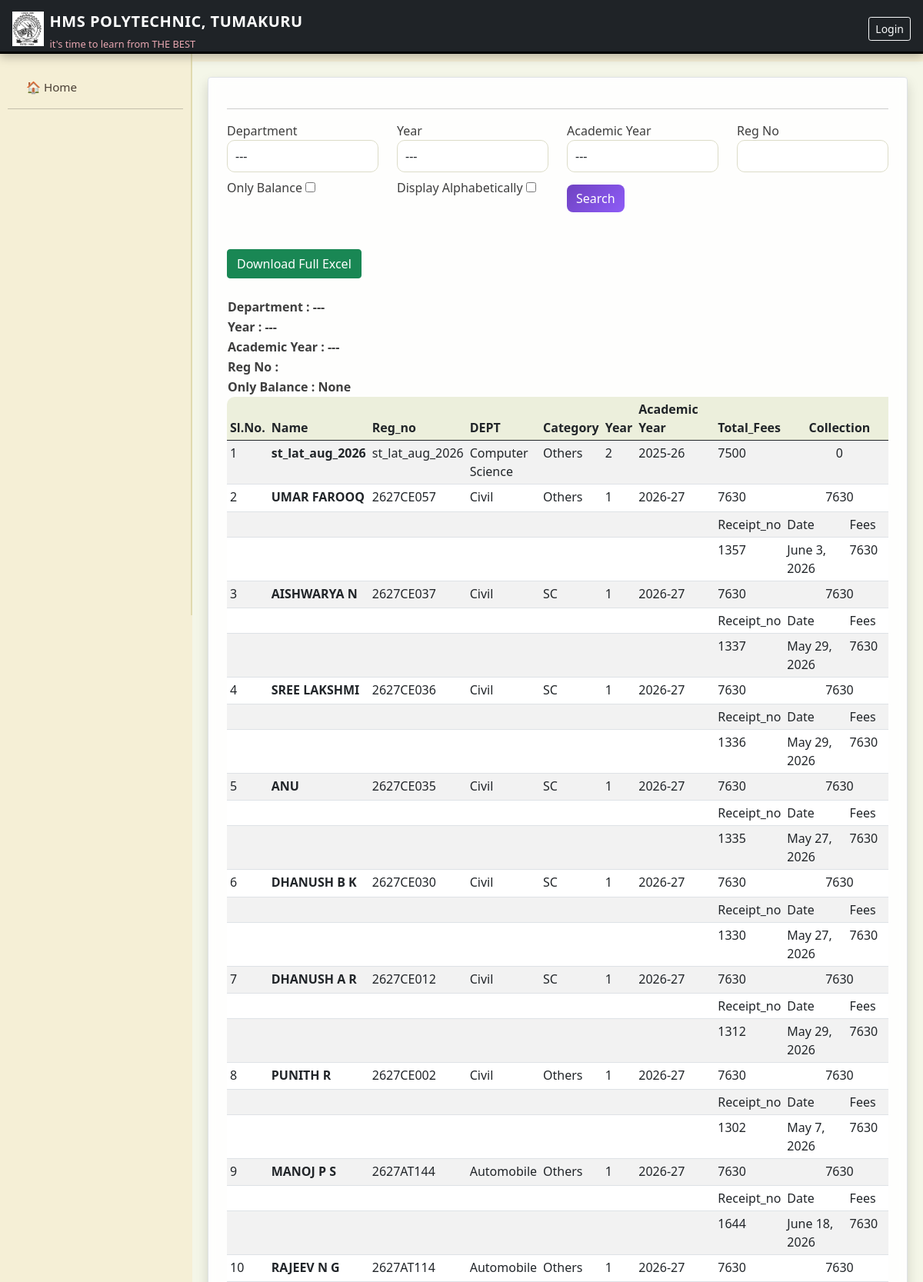
/fees_updation (upper part), run on the app's committed database.
### accounts/models.py (models this page shows, shortened)
class Fees_Details(models.Model):
    student=models.ForeignKey(Student,on_delete=models.CASCADE)
    year=models.IntegerField(default=1,choices=year_choices)
    academic_year=models.ForeignKey(Academic_Year,on_delete=models.CASCADE)
    total_fees=models.IntegerField(default=0)
    collection=models.IntegerField(default=0)
    balance=models.IntegerField(default=0)
    repeater=models.BooleanField(default= False)
    is_detained=models.BooleanField(default= False)

class Student(models.Model):
    roll_no=models.CharField(max_length=15,primary_key=True)
    roll_no2=models.CharField(max_length=15,unique=True,null=True)
    admission_year=models.IntegerField(default=2023)
    name=models.CharField(max_length=30)
    gender=models.CharField(max_length=2,default="M",choices=(('M','M'),('F','F')))
    dep=models.CharField(max_length=20,choices=department_choices)
    category=models.CharField(max_length=20,choices=category_choices,default="Others")
    sub_category=models.CharField(max_length=20,choices=sub_category_choices,default="--")
    student_phone_number=models.CharField(max_length=20,default="12345")
    parent_name=models.CharField(max_length=30,default="abcde")
    parent_phone_number=models.CharField(max_length=20,default="12345")
    student_image=models.FileField(default="default.jpg")
    application_number=models.CharField(max_length=20,default="000000000")
    cancel_admission=models.BooleanField(default=False)
    year_completed=models.IntegerField(default=0)
    merit_no = models.CharField(max_length=20, default="NA")
    Is_lateral = models.BooleanField(default=False)

class Academic_Year(models.Model):
    academic_year=models.CharField(max_length=7,primary_key=True)
    def __str__(self):
        return self.academic_year

class History(models.Model):
    fees_receipt_no=models.CharField(primary_key=True,max_length=10)
    student=models.ForeignKey(Student,on_delete=models.CASCADE)
    year=models.IntegerField(default=0)
    academic_year=models.CharField(max_length=7)
    total_fees=models.IntegerField(default=0)
    tution_fees=models.IntegerField(default=0)
    admission_fees=models.IntegerField(default=0)
    id_fees=models.IntegerField(default=0)
    management_fees=models.IntegerField(default=0)
    lib_fees=models.IntegerField(default=0)
    assn_fees=models.IntegerField(default=0)
    rr_fees=models.IntegerField(default=0)
    swf_fees=models.IntegerField(default=0)
    twf_fees=models.IntegerField(default=0)
    lab_fees=models.IntegerField(default=0)
    sp_fees=models.IntegerField(default=0)
    nss_fees=models.IntegerField(default=0)
    dev_fees=models.IntegerField(default=0)
    red_cross_fees = models.IntegerField(default=0)
    date=models.DateField()

### accounts/views.py (the view)
# urls.py: path('fees_updation',views.fees_updation,name="fees_updation"),
def fees_updation(request):
    dept = request.GET.get('dept') or "---"
    year = request.GET.get('year') or "---"
    academic_year = request.GET.get('academic_year') or "---"
    reg_no = (request.GET.get('reg_no') or "").strip().upper()
    bal = request.GET.get('bal')
    is_lateral = request.GET.get('is_lateral') == '1'
    display_alphabetically = request.GET.get('display_alphabetically') == '1'
    fees_qs = Fees_Details.objects.filter(
        student__cancel_admission=False
    ).select_related('student', 'academic_year')
    if dept != "---":
        fees_qs = fees_qs.filter(student__dep=dept)
    if year != "---":
        try:
            fees_qs = fees_qs.filter(year=int(year))
        except:
            pass
    if academic_year != "---":
        fees_qs = fees_qs.filter(academic_year__academic_year=academic_year)
    if reg_no:
        fees_qs = fees_qs.filter(student__roll_no2__iexact=reg_no)
    if bal:
        fees_qs = fees_qs.filter(balance__gt=0)
    if is_lateral:
        fees_qs = fees_qs.filter(student__Is_lateral=True)
    if display_alphabetically:
        fees_qs = fees_qs.order_by('student__name')
    else:
        fees_qs = fees_qs.order_by('-id')
    paginator = Paginator(fees_qs, 30)
    page_number = request.GET.get('page')
    page_obj = paginator.get_page(page_number)
    totals = fees_qs.aggregate(
        total=Sum('total_fees'),
        collection=Sum('collection'),
        balance=Sum('balance')
    )
    student_list = []
    for i in page_obj:
        history = [
            Collection(j.fees_receipt_no, j.date, j.total_fees)
            for j in History.objects.filter(
                student=i.student,
                year=i.year,
                academic_year=i.academic_year
            )
        ]
        student_list.append(Fees_Collection(i, history))
    params = request.GET.copy()
    params.pop('page', None)
    context = {
        'query_params': params.urlencode(),
        'student_list': student_list,
        'page_obj': page_obj,
        'year_list': Academic_Year.objects.all().order_by('-academic_year'),
        'dep_list': department_choices,
        'total': totals['total'] or 0,
        'collection': totals['collection'] or 0,
        'balance': totals['balance'] or 0,
        'dept': dept,
        'only_balance': bal,
        'academic_year': academic_year,
        'reg_no': reg_no,
        'year': year,
        'is_lateral': is_lateral,
        'display_alphabetically': display_alphabetically,
    }
    return render(request, 'fees_updation.html', context)

### accounts/templatetags/accounts_extras.py (called while the page is built)
@register.filter
def check(obj):
    if obj.total_fees==obj.collection:
        return 0
    return 1

### templates/fees_updation.html (shortened to what this page needs)
{% extends "base.html" %}
{% load static %}
{% block content %}
{% load accounts_extras %}
<div class="shadow border rounded p-4 bg-light">
  <hr>
  <form method="get">
    <div class="row">
      <div class="col-3">
        <label>Department</label>
        <select class="form-control" name="dept">
          <option value="---">---</option>
        </select>
      </div>
      <div class="col-3">
        <label>Year</label>
        <select class="form-control" name="year">
          <option value="---">---</option>
        </select>
      </div>
      <div class="col-3">
        <label>Academic Year</label>
        <select class="form-control" name="academic_year">
          <option value="---">---</option>
        </select>
      </div>
      <div class="col-3">
        <label>Reg No</label>
        <input type="text" class="form-control" name="reg_no" value="{{ reg_no }}">
      </div>
      <div class="col-3 mt-2">
        <label>Only Balance</label>
        <input type="checkbox" name="bal" value="1" {% if only_balance %}checked{% endif %}>
      </div>
      <div class="col-3 mt-2">
        <label>Display Alphabetically</label>
        <input type="checkbox" name="display_alphabetically" value="1"
          {% if display_alphabetically %}checked{% endif %}>
      </div>
      <div class="col-4 mt-3">
        <input class="btn btn-primary" type="submit" value="Search">
      </div>
    </div>
  </form>
  <br><br>
  {% if student_list %}
  <div class="table-responsive">
    <a href="{% url 'export_fees_excel' %}?{{ request.GET.urlencode }}"
       class="btn btn-success">
       Download Full Excel
    </a>
    <br><br>
    <table>
      <tr><th>Department : {{dept}}</th></tr>
      <tr><th>Year : {{year}}</th></tr>
      <tr><th>Academic Year : {{academic_year}}</th></tr>
      <tr><th>Reg No : {{reg_no}}</th></tr>
      <tr><th>Only Balance : {{only_balance}}</th></tr>
    </table>
    <table id="example-table" class="table table-striped table-sm">
      <thead>
        <tr>
          <th>Sl.No.</th>
          <th>Name</th>
          <th>Reg_no</th>
          <th>DEPT</th>
          <th>Category</th>
          <th>Year</th>
          <th>Academic Year</th>
          <th>Total_Fees</th>
          <th colspan="3" style="text-align:center;">Collection</th>
        </tr>
      </thead>
      <tbody>
        {% for file in student_list %}
        <tr>
          <td>{{ page_obj.start_index|add:forloop.counter0 }}</td>
          <td><b>{{ file.student.student.name }}</b></td>
          <td>{{ file.student.student.roll_no2 }}</td>
          <td>{{ file.student.student.dep }}</td>
          <td>{{ file.student.student.category }}</td>
          <td>{{ file.student.year }}</td>
          <td>{{ file.student.academic_year.academic_year }}</td>
          <td>{{ file.student.total_fees }}</td>
          <td colspan="3" style="text-align:center;">{{ file.student.collection }}</td>
        </tr>
        {% if file.history %}
        <tr>
          <td colspan="7"></td>
          <td>Receipt_no</td>
          <td>Date</td>
          <td>Fees</td>
        </tr>
        {% for j in file.history %}
        <tr>
          <td colspan="7"></td>
          <td>{{ j.receipt_no }}</td>
          <td>{{ j.date }}</td>
          <td>{{ j.fees }}</td>
        </tr>
        {% endfor %}
        {% endif %}
        {% endfor %}
      </tbody>
    </table>
  {% else %}
    <div class="fs-4">No records found</div>
  {% endif %}
</div>
{% endblock %}

### templates/base.html (style rules this page uses)
body { background-color: #f5efd6 !important; color: #3e3e3e; font-family: 'Segoe UI', Tahoma, sans-serif; }
.container, .row { background-color: transparent !important; }
.card, .bg-light { background: rgba(255,255,255,0.9) !important; backdrop-filter: blur(6px); border: 1px solid rgba(0,0,0,0.08); border-radius: 16px; box-shadow: 0 6px 18px rgba(0,0,0,0.08), 0 2px 4px rgba(0,0,0,0.05); }
.table { background-color: #ffffff !important; border-radius: 10px; overflow: hidden; }
.table thead { background-color: #ecefdc !important; }
.form-control, .form-select { background-color: #ffffff !important; border: 1px solid #dcdcc8; border-radius: 10px; padding: 8px 10px; }
.btn-primary { background: linear-gradient(135deg, #6f42c1, #8e5cf7); border: none; border-radius: 8px; font-weight: 500; }
.btn-success { background-color: #198754; }

### data on the page
Fees_Details: student.student.name "st_lat_aug_2026", student.student.roll_no2 "st_lat_aug_2026", student.student.dep "Computer Science", student.student.category "Others", student.year "2", student.academic_year.academic_year "2025-26", student.total_fees "7500", student.collection "0"
Fees_Details: student.student.name "UMAR FAROOQ", student.student.roll_no2 "2627CE057", student.student.dep "Civil", student.student.category "Others", student.year "1", student.academic_year.academic_year "2026-27", student.total_fees "7630", student.collection "7630"
History: receipt_no "1357", date "June 3, 2026"
Fees_Details: student.student.name "AISHWARYA N", student.student.roll_no2 "2627CE037", student.student.dep "Civil", student.student.category "SC", student.year "1", student.academic_year.academic_year "2026-27", student.total_fees "7630", student.collection "7630"
History: receipt_no "1337", date "May 29, 2026"
Fees_Details: student.student.name "SREE LAKSHMI", student.student.roll_no2 "2627CE036", student.student.dep "Civil", student.student.category "SC", student.year "1", student.academic_year.academic_year "2026-27", student.total_fees "7630", student.collection "7630"
History: receipt_no "1336", date "May 29, 2026"
Fees_Details: student.student.name "ANU", student.student.roll_no2 "2627CE035", student.student.dep "Civil", student.student.category "SC", student.year "1", student.academic_year.academic_year "2026-27", student.total_fees "7630", student.collection "7630"
History: receipt_no "1335", date "May 27, 2026"
Fees_Details: student.student.name "DHANUSH B K", student.student.roll_no2 "2627CE030", student.student.dep "Civil", student.student.category "SC", student.year "1", student.academic_year.academic_year "2026-27", student.total_fees "7630", student.collection "7630"
History: receipt_no "1330", date "May 27, 2026"
Fees_Details: student.student.name "DHANUSH A R", student.student.roll_no2 "2627CE012", student.student.dep "Civil", student.student.category "SC", student.year "1", student.academic_year.academic_year "2026-27", student.total_fees "7630", student.collection "7630"
History: receipt_no "1312", date "May 29, 2026"
Fees_Details: student.student.name "PUNITH R", student.student.roll_no2 "2627CE002", student.student.dep "Civil", student.student.category "Others", student.year "1", student.academic_year.academic_year "2026-27", student.total_fees "7630", student.collection "7630"
History: receipt_no "1302", date "May 7, 2026"
Fees_Details: student.student.name "MANOJ P S", student.student.roll_no2 "2627AT144", student.student.dep "Automobile", student.student.category "Others", student.year "1", student.academic_year.academic_year "2026-27", student.total_fees "7630", student.collection "7630"
History: receipt_no "1644", date "June 18, 2026"
Fees_Details: student.student.name "RAJEEV N G", student.student.roll_no2 "2627AT114", student.student.dep "Automobile", student.student.category "Others", student.year "1", student.academic_year.academic_year "2026-27", student.total_fees "7630", student.collection "7630"

### other printed values
{{ dept }} "---"
{{ year }} "---"
{{ academic_year }} "---"
{{ only_balance }} "None"
{{ page_obj.start_index|add:forloop.counter0 }} "1" "2" "3" "4" "5" "6" "7" "8" "9" "10"
{{ j.fees }} "7630" "7630" "7630" "7630" "7630" "7630" "7630" "7630"
